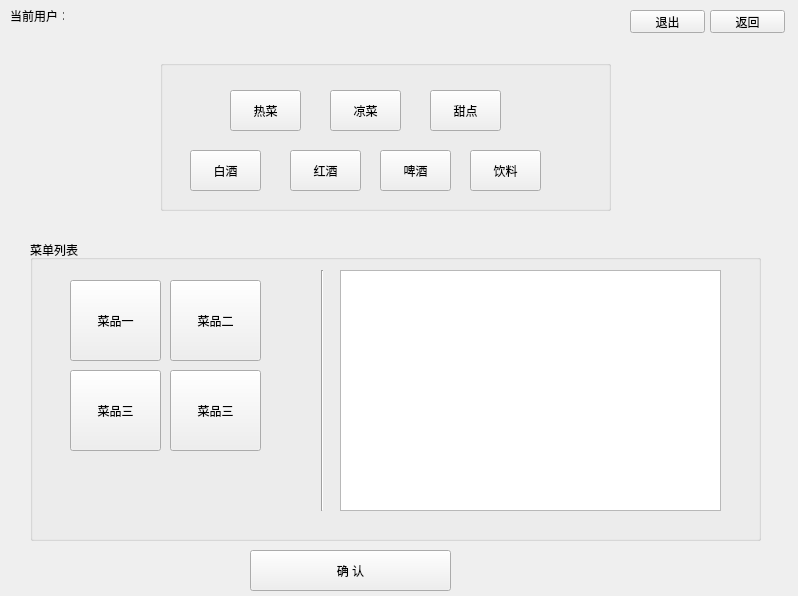
<?xml version="1.0" encoding="UTF-8"?>
<ui version="4.0">
 <class>UserChoose</class>
 <widget class="QWidget" name="UserChoose">
  <property name="geometry">
   <rect>
    <x>0</x>
    <y>0</y>
    <width>798</width>
    <height>596</height>
   </rect>
  </property>
  <property name="windowTitle">
   <string>用户点菜</string>
  </property>
  <widget class="QGroupBox" name="items_buttonx">
   <property name="geometry">
    <rect>
     <x>160</x>
     <y>60</y>
     <width>451</width>
     <height>151</height>
    </rect>
   </property>
   <property name="title">
    <string notr="true"/>
   </property>
   <widget class="QPushButton" name="dis5">
    <property name="geometry">
     <rect>
      <x>130</x>
      <y>90</y>
      <width>71</width>
      <height>41</height>
     </rect>
    </property>
    <property name="text">
     <string>红酒</string>
    </property>
   </widget>
   <widget class="QPushButton" name="dis4">
    <property name="geometry">
     <rect>
      <x>30</x>
      <y>90</y>
      <width>71</width>
      <height>41</height>
     </rect>
    </property>
    <property name="text">
     <string>白酒</string>
    </property>
   </widget>
   <widget class="QPushButton" name="dis6">
    <property name="geometry">
     <rect>
      <x>220</x>
      <y>90</y>
      <width>71</width>
      <height>41</height>
     </rect>
    </property>
    <property name="text">
     <string>啤酒</string>
    </property>
   </widget>
   <widget class="QPushButton" name="dis1">
    <property name="geometry">
     <rect>
      <x>70</x>
      <y>30</y>
      <width>71</width>
      <height>41</height>
     </rect>
    </property>
    <property name="text">
     <string>热菜</string>
    </property>
   </widget>
   <widget class="QPushButton" name="dis2">
    <property name="geometry">
     <rect>
      <x>170</x>
      <y>30</y>
      <width>71</width>
      <height>41</height>
     </rect>
    </property>
    <property name="text">
     <string>凉菜</string>
    </property>
   </widget>
   <widget class="QPushButton" name="dis3">
    <property name="geometry">
     <rect>
      <x>270</x>
      <y>30</y>
      <width>71</width>
      <height>41</height>
     </rect>
    </property>
    <property name="text">
     <string>甜点</string>
    </property>
   </widget>
   <widget class="QPushButton" name="dis7">
    <property name="geometry">
     <rect>
      <x>310</x>
      <y>90</y>
      <width>71</width>
      <height>41</height>
     </rect>
    </property>
    <property name="text">
     <string>饮料</string>
    </property>
   </widget>
  </widget>
  <widget class="QGroupBox" name="groupBox">
   <property name="geometry">
    <rect>
     <x>30</x>
     <y>240</y>
     <width>731</width>
     <height>301</height>
    </rect>
   </property>
   <property name="title">
    <string>菜单列表</string>
   </property>
   <widget class="Line" name="line">
    <property name="geometry">
     <rect>
      <x>280</x>
      <y>30</y>
      <width>25</width>
      <height>241</height>
     </rect>
    </property>
    <property name="orientation">
     <enum>Qt::Vertical</enum>
    </property>
   </widget>
   <widget class="QPushButton" name="dishes1Button">
    <property name="geometry">
     <rect>
      <x>40</x>
      <y>40</y>
      <width>91</width>
      <height>81</height>
     </rect>
    </property>
    <property name="text">
     <string>菜品一</string>
    </property>
   </widget>
   <widget class="QPushButton" name="dishes2Button">
    <property name="geometry">
     <rect>
      <x>140</x>
      <y>40</y>
      <width>91</width>
      <height>81</height>
     </rect>
    </property>
    <property name="text">
     <string>菜品二</string>
    </property>
   </widget>
   <widget class="QPushButton" name="dishes4Button">
    <property name="geometry">
     <rect>
      <x>140</x>
      <y>130</y>
      <width>91</width>
      <height>81</height>
     </rect>
    </property>
    <property name="text">
     <string>菜品三</string>
    </property>
   </widget>
   <widget class="QPushButton" name="dishes3Button">
    <property name="geometry">
     <rect>
      <x>40</x>
      <y>130</y>
      <width>91</width>
      <height>81</height>
     </rect>
    </property>
    <property name="text">
     <string>菜品三</string>
    </property>
   </widget>
   <widget class="QTextEdit" name="showOrderList">
    <property name="enabled">
     <bool>true</bool>
    </property>
    <property name="geometry">
     <rect>
      <x>310</x>
      <y>30</y>
      <width>381</width>
      <height>241</height>
     </rect>
    </property>
    <property name="readOnly">
     <bool>false</bool>
    </property>
    <property name="html">
     <string>&lt;!DOCTYPE HTML PUBLIC &quot;-//W3C//DTD HTML 4.0//EN&quot; &quot;http://www.w3.org/TR/REC-html40/strict.dtd&quot;&gt;
&lt;html&gt;&lt;head&gt;&lt;meta name=&quot;qrichtext&quot; content=&quot;1&quot; /&gt;&lt;style type=&quot;text/css&quot;&gt;
p, li { white-space: pre-wrap; }
&lt;/style&gt;&lt;/head&gt;&lt;body style=&quot; font-family:'SimSun'; font-size:9pt; font-weight:400; font-style:normal;&quot;&gt;
&lt;p style=&quot;-qt-paragraph-type:empty; margin-top:0px; margin-bottom:0px; margin-left:0px; margin-right:0px; -qt-block-indent:0; text-indent:0px;&quot;&gt;&lt;br /&gt;&lt;/p&gt;&lt;/body&gt;&lt;/html&gt;</string>
    </property>
   </widget>
  </widget>
  <widget class="QPushButton" name="okOrderButton">
   <property name="geometry">
    <rect>
     <x>250</x>
     <y>550</y>
     <width>201</width>
     <height>41</height>
    </rect>
   </property>
   <property name="text">
    <string>确 认</string>
   </property>
  </widget>
  <widget class="QPushButton" name="Quit">
   <property name="geometry">
    <rect>
     <x>630</x>
     <y>10</y>
     <width>75</width>
     <height>23</height>
    </rect>
   </property>
   <property name="text">
    <string>退出</string>
   </property>
  </widget>
  <widget class="QPushButton" name="Return">
   <property name="geometry">
    <rect>
     <x>710</x>
     <y>10</y>
     <width>75</width>
     <height>23</height>
    </rect>
   </property>
   <property name="text">
    <string>返回</string>
   </property>
  </widget>
  <widget class="QLabel" name="label_4">
   <property name="geometry">
    <rect>
     <x>10</x>
     <y>10</y>
     <width>54</width>
     <height>12</height>
    </rect>
   </property>
   <property name="text">
    <string>当前用户：</string>
   </property>
  </widget>
  <widget class="QLabel" name="user_text">
   <property name="geometry">
    <rect>
     <x>70</x>
     <y>10</y>
     <width>81</width>
     <height>16</height>
    </rect>
   </property>
   <property name="text">
    <string/>
   </property>
  </widget>
 </widget>
 <resources/>
 <connections/>
</ui>
